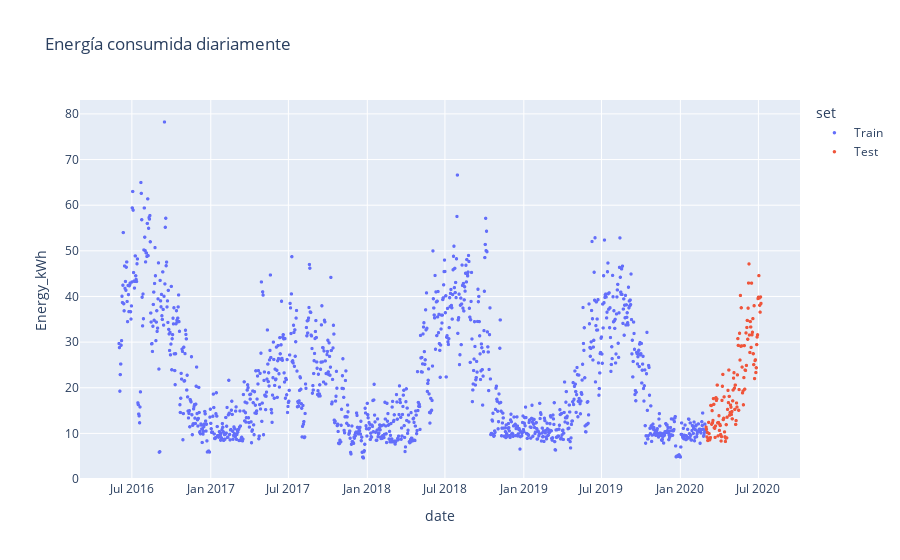

The notebook cell saved with this chart:
### Code cell
# Gráfico de la serie de tiempo
fig = px.scatter(df_homero, x = df_homero.date, y='Energy_kWh', title='Energía consumida diariamente', color = 'set')
fig.update_traces(marker=dict(size=3.5))
fig.show()

### Figure 1 — Plotly figure (JSON) as saved in the notebook; plotly's stock layout.template omitted (floating-point values rounded to 4 significant figures; data arrays with more than 128 entries replaced by an {"elided": "..."} marker saying what was removed)
{"data": [{"hovertemplate": "set=Train<br>date=%{x}<br>Energy_kWh=%{y}<extra></extra>", "legendgroup": "Train", "marker": {"color": "#636efa", "size": 3.5, "symbol": "circle"}, "mode": "markers", "name": "Train", "showlegend": true, "type": "scattergl", "x": {"elided": "1369 str values"}, "xaxis": "x", "y": {"elided": "1369 float values"}, "yaxis": "y"}, {"hovertemplate": "set=Test<br>date=%{x}<br>Energy_kWh=%{y}<extra></extra>", "legendgroup": "Test", "marker": {"color": "#EF553B", "size": 3.5, "symbol": "circle"}, "mode": "markers", "name": "Test", "showlegend": true, "type": "scattergl", "x": {"elided": "129 str values"}, "xaxis": "x", "y": {"elided": "129 float values"}, "yaxis": "y"}], "layout": {"legend": {"title": {"text": "set"}, "tracegroupgap": 0}, "title": {"text": "Energía consumida diariamente"}, "xaxis": {"anchor": "y", "domain": [0, 1], "title": {"text": "date"}}, "yaxis": {"anchor": "x", "domain": [0, 1], "title": {"text": "Energy_kWh"}}}}
